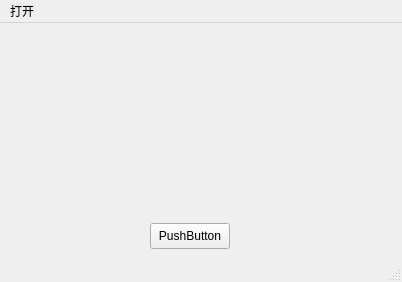
<?xml version="1.0" encoding="UTF-8"?>
<ui version="4.0">
 <class>MainWindow</class>
 <widget class="QMainWindow" name="MainWindow">
  <property name="geometry">
   <rect>
    <x>0</x>
    <y>0</y>
    <width>402</width>
    <height>282</height>
   </rect>
  </property>
  <property name="windowTitle">
   <string>MainWindow</string>
  </property>
  <widget class="QWidget" name="centralwidget">
   <widget class="QPushButton" name="pushButton">
    <property name="geometry">
     <rect>
      <x>150</x>
      <y>200</y>
      <width>80</width>
      <height>26</height>
     </rect>
    </property>
    <property name="text">
     <string>PushButton</string>
    </property>
   </widget>
   <widget class="QWidget" name="gridLayoutWidget">
    <property name="geometry">
     <rect>
      <x>10</x>
      <y>10</y>
      <width>381</width>
      <height>171</height>
     </rect>
    </property>
    <layout class="QGridLayout" name="gridLayout"/>
   </widget>
  </widget>
  <widget class="QMenuBar" name="menubar">
   <property name="geometry">
    <rect>
     <x>0</x>
     <y>0</y>
     <width>402</width>
     <height>23</height>
    </rect>
   </property>
   <widget class="QMenu" name="menu">
    <property name="title">
     <string>打开</string>
    </property>
    <addaction name="openNewWindowAction"/>
   </widget>
   <addaction name="menu"/>
  </widget>
  <widget class="QStatusBar" name="statusbar"/>
  <action name="openNewWindowAction">
   <property name="text">
    <string>打开一个窗口</string>
   </property>
  </action>
 </widget>
 <resources/>
 <connections/>
</ui>
